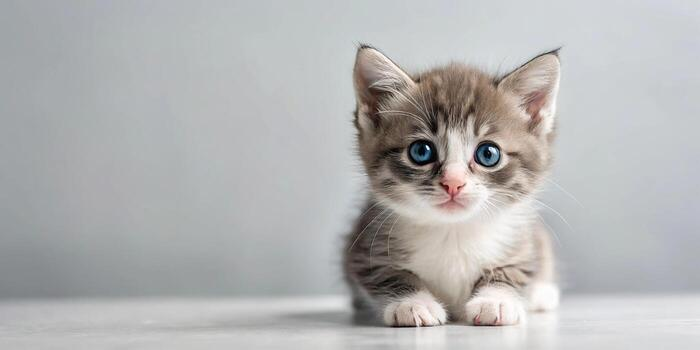
#> input picture 1_OpenCV/1_Basics/cat.jpg, 700 x 350 px
$ python 21openCV_vertical_flip.py
#> lines starting #> are read from the running program, lines starting #| are printed output that depends on the picture
import cv2

img = cv2.imread("cat.jpg")
#> img is the input picture: shape (350, 700, 3); mean B, G, R 179.9, 179.9, 180

flip = cv2.flip(img, 0)
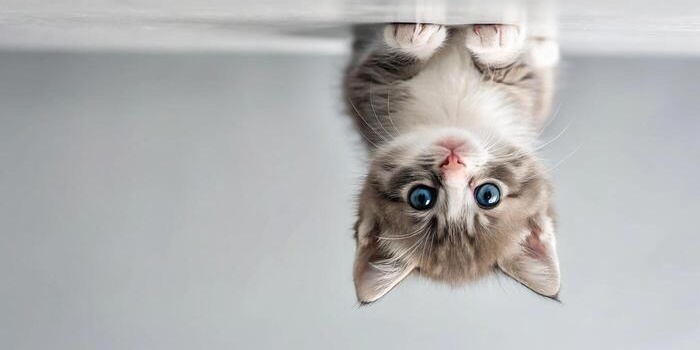
#> flip: shape (350, 700, 3); mean B, G, R 179.9, 179.9, 180

cv2.imshow("Original", img)
cv2.imshow("Vertical Flip", flip)

cv2.waitKey(0)
cv2.destroyAllWindows()
